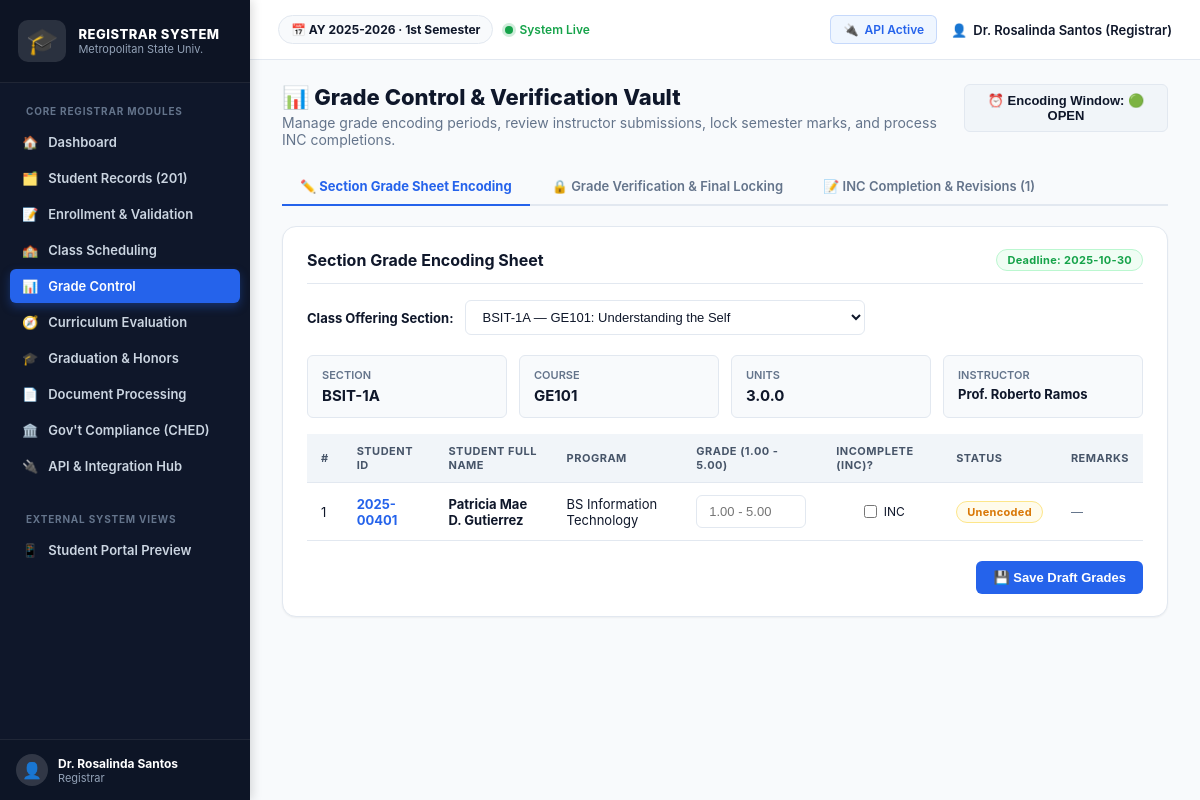
The app's page /grade_control.php with its own data.
### tables this page shows
CREATE TABLE `class_offerings` (
  `id` int(11) NOT NULL AUTO_INCREMENT,
  `subject_id` int(11) NOT NULL,
  `section_code` varchar(50) NOT NULL,
  `school_year` varchar(20) NOT NULL,
  `semester` varchar(20) NOT NULL,
  `room` varchar(50) NOT NULL,
  `days_of_week` varchar(50) NOT NULL,
  `start_time` time NOT NULL,
  `end_time` time NOT NULL,
  `instructor_name` varchar(100) NOT NULL DEFAULT 'Prof. TBD',
  `capacity` int(11) NOT NULL DEFAULT 40,
  `slots_taken` int(11) NOT NULL DEFAULT 0,
  `status` enum('open','closed','cancelled') NOT NULL DEFAULT 'open',
  PRIMARY KEY (`id`),
  KEY `subject_id` (`subject_id`),
  CONSTRAINT `class_offerings_ibfk_1` FOREIGN KEY (`subject_id`) REFERENCES `subjects` (`id`) ON DELETE CASCADE
);

CREATE TABLE `settings` (
  `key` varchar(50) NOT NULL,
  `value` text NOT NULL,
  `description` varchar(255) DEFAULT NULL,
  PRIMARY KEY (`key`)
);

CREATE TABLE `subjects` (
  `id` int(11) NOT NULL AUTO_INCREMENT,
  `subject_code` varchar(30) NOT NULL,
  `subject_name` varchar(150) NOT NULL,
  `units` decimal(3,1) NOT NULL DEFAULT 3.0,
  `lec_hours` int(11) NOT NULL DEFAULT 3,
  `lab_hours` int(11) NOT NULL DEFAULT 0,
  `prerequisite_subject_id` int(11) DEFAULT NULL,
  `curriculum_program` varchar(100) NOT NULL DEFAULT 'BSIT',
  `year_level` varchar(20) NOT NULL DEFAULT '1st Year',
  `semester` varchar(20) NOT NULL DEFAULT '1st Semester',
  PRIMARY KEY (`id`),
  UNIQUE KEY `subject_code` (`subject_code`),
  KEY `prerequisite_subject_id` (`prerequisite_subject_id`),
  CONSTRAINT `subjects_ibfk_1` FOREIGN KEY (`prerequisite_subject_id`) REFERENCES `subjects` (`id`) ON DELETE SET NULL
);

CREATE TABLE `enrolled_subjects` (
  `id` int(11) NOT NULL AUTO_INCREMENT,
  `enrollment_id` int(11) NOT NULL,
  `class_offering_id` int(11) NOT NULL,
  `status` enum('enrolled','dropped','passed','failed','inc') NOT NULL DEFAULT 'enrolled',
  PRIMARY KEY (`id`),
  KEY `enrollment_id` (`enrollment_id`),
  KEY `class_offering_id` (`class_offering_id`),
  CONSTRAINT `enrolled_subjects_ibfk_1` FOREIGN KEY (`enrollment_id`) REFERENCES `enrollments` (`id`) ON DELETE CASCADE,
  CONSTRAINT `enrolled_subjects_ibfk_2` FOREIGN KEY (`class_offering_id`) REFERENCES `class_offerings` (`id`) ON DELETE CASCADE
);

CREATE TABLE `user` (
  `id` int(11) NOT NULL AUTO_INCREMENT,
  `student_id_number` varchar(30) DEFAULT NULL,
  `name` varchar(150) NOT NULL,
  `email` varchar(150) NOT NULL,
  `password` varchar(255) NOT NULL,
  `role` enum('admin','registrar','student','faculty','guidance') NOT NULL DEFAULT 'student',
  `status` enum('active','inactive') NOT NULL DEFAULT 'active',
  `created_at` datetime NOT NULL DEFAULT current_timestamp(),
  PRIMARY KEY (`id`),
  UNIQUE KEY `email` (`email`),
  UNIQUE KEY `student_id_number` (`student_id_number`)
);

CREATE TABLE `student_profile` (
  `user_id` int(11) NOT NULL,
  `program` varchar(100) NOT NULL DEFAULT 'BS Information Technology',
  `year_level` varchar(50) NOT NULL DEFAULT '1st Year',
  `curriculum_year` varchar(20) NOT NULL DEFAULT '2023-2027',
  `average_grade` decimal(4,2) DEFAULT NULL,
  `academic_status` enum('Good Standing','Probation','Graduating','Graduated','Disqualified') NOT NULL DEFAULT 'Good Standing',
  `enrollment_status` enum('Active','On-Leave','Dropped','Dismissed','Graduated') NOT NULL DEFAULT 'Active',
  `completed_units` int(11) NOT NULL DEFAULT 0,
  `units_remaining` int(11) NOT NULL DEFAULT 144,
  `guidance_clearance_status` enum('Cleared','Pending','Flagged') NOT NULL DEFAULT 'Cleared',
  `guidance_notes` text DEFAULT NULL,
  `contact_number` varchar(30) DEFAULT NULL,
  `address` text DEFAULT NULL,
  `birth_date` date DEFAULT NULL,
  `gender` enum('Male','Female') NOT NULL DEFAULT 'Female',
  PRIMARY KEY (`user_id`),
  CONSTRAINT `student_profile_ibfk_1` FOREIGN KEY (`user_id`) REFERENCES `user` (`id`) ON DELETE CASCADE
);

### grade_control.php (the view, shortened to what the rows shown need)
<?php
require 'config.php';
$currentSchoolYear = get_setting($pdo, 'current_school_year', '2025-2026');
$currentSemester   = get_setting($pdo, 'current_semester', '1st Semester');
$encodingOpen      = get_setting($pdo, 'grade_encoding_open', '1');
$encodingDeadline  = get_setting($pdo, 'grade_encoding_deadline', '2025-10-30');
$tab = $_GET['tab'] ?? 'encoding';
$offeringsList = $pdo->query(
    "SELECT co.id, co.section_code, co.room, s.subject_code, s.subject_name, co.instructor_name
     FROM class_offerings co
     JOIN subjects s ON s.id = co.subject_id
     ORDER BY co.section_code ASC, s.subject_code ASC"
)->fetchAll();
$selectedOfferingId = isset($_GET['offering_id']) ? (int)$_GET['offering_id'] : ($offeringsList[0]['id'] ?? 0);
$gradeSheet = [];
$selectedOffering = null;
if ($selectedOfferingId > 0) {
    $stmt = $pdo->prepare("SELECT co.*, s.subject_code, s.subject_name, s.units FROM class_offerings co JOIN subjects s ON s.id = co.subject_id WHERE co.id = ?");
    $stmt->execute([$selectedOfferingId]);
    $selectedOffering = $stmt->fetch();
    $stmtRoster = $pdo->prepare(
        "SELECT es.id as enrolled_sub_id, u.id as student_id, u.name, u.student_id_number, sp.program, sp.year_level,
                g.id as grade_id, g.grade, g.is_inc, g.status as grade_status, g.remarks
         FROM enrolled_subjects es
         JOIN enrollments e ON e.id = es.enrollment_id
         JOIN `user` u ON u.id = e.student_id
         LEFT JOIN student_profile sp ON sp.user_id = u.id
         LEFT JOIN grades g ON g.enrolled_subject_id = es.id
         WHERE es.class_offering_id = ? AND es.status = 'enrolled'
         ORDER BY u.name ASC"
    );
    $stmtRoster->execute([$selectedOfferingId]);
    $gradeSheet = $stmtRoster->fetchAll();
}
?>
<!doctype html>
<html lang="en">
<head>
  <link rel="stylesheet" href="dashboard.css">
</head>
<body class="dashboard-body">
  <div class="dash-main">
    <?php render_topbar($pdo, 'Grade Control'); ?>
    <div class="dash-content">
      <div class="dash-heading-row">
        <div>
          <h1 class="dash-heading">📊 Grade Control &amp; Verification Vault</h1>
        </div>
      </div>
      <?php if ($tab === 'encoding'): ?>
        <div class="dash-panel">
          <div class="dash-panel-header">
            <h2>Section Grade Encoding Sheet</h2>
            <?php if ($encodingOpen !== '1'): ?>
              <span class="badge badge-missing">Encoding Window Closed</span>
            <?php else: ?>
              <span class="badge badge-active">Deadline: <?php echo htmlspecialchars($encodingDeadline); ?></span>
            <?php endif; ?>
          </div>
          <?php if ($selectedOffering): ?>
            <div class="stat-mini-row" style="margin-bottom:16px;">
              <div class="stat-mini"><div class="label">Section</div><div class="value"><?php echo htmlspecialchars($selectedOffering['section_code']); ?></div></div>
              <div class="stat-mini"><div class="label">Course</div><div class="value"><?php echo htmlspecialchars($selectedOffering['subject_code']); ?></div></div>
              <div class="stat-mini"><div class="label">Units</div><div class="value"><?php echo htmlspecialchars($selectedOffering['units']); ?>.0</div></div>
              <div class="stat-mini"><div class="label">Instructor</div><div class="value" style="font-size:13px;"><?php echo htmlspecialchars($selectedOffering['instructor_name']); ?></div></div>
            </div>
            <?php if (empty($gradeSheet)): ?>
              <p style="text-align:center;padding:30px;color:#64748b;">No students currently enrolled in this section.</p>
            <?php else: ?>
              <form method="post">
                <div class="table-responsive">
                  <table class="table-simple">
                    <thead>
                      <tr>
                        <th>#</th>
                        <th>Student ID</th>
                        <th>Student Full Name</th>
                        <th>Program</th>
                        <th>Grade (1.00 - 5.00)</th>
                        <th>Incomplete (INC)?</th>
                        <th>Status</th>
                        <th>Remarks</th>
                      </tr>
                    </thead>
                    <tbody>
                      <?php foreach ($gradeSheet as $idx => $row):
                        $isLocked = ($row['grade_status'] === 'locked');
                      ?>
                      <tr>
                        <td><?php echo $idx + 1; ?></td>
                        <td><strong style="color:var(--accent);"><?php echo htmlspecialchars($row['student_id_number']); ?></strong></td>
                        <td><strong><?php echo htmlspecialchars($row['name']); ?></strong></td>
                        <td><?php echo htmlspecialchars($row['program']); ?></td>
                        <td style="width:140px;">
                          <?php if ($isLocked): ?>
                            <strong><?php echo $row['is_inc'] ? 'INC' : number_format((float)$row['grade'], 2); ?></strong>
                          <?php else: ?>
                            <input type="number" step="0.25" min="1.00" max="5.00"
                                   name="grades[<?php echo $row['enrolled_sub_id']; ?>]"
                                   value="<?php echo $row['grade'] !== null ? number_format((float)$row['grade'], 2) : ''; ?>"
                                   placeholder="1.00 - 5.00"
                                   style="width:110px;"
                                   <?php echo ($encodingOpen !== '1') ? 'disabled' : ''; ?>>
                          <?php endif; ?>
                        </td>
                        <td style="width:120px;text-align:center;">
                          <?php if ($isLocked): ?>
                            <?php echo $row['is_inc'] ? '✔️ INC' : '—'; ?>
                          <?php else: ?>
                            <label style="font-weight:normal;font-size:12px;display:inline-flex;align-items:center;gap:4px;">
                              <input type="checkbox" name="is_inc[<?php echo $row['enrolled_sub_id']; ?>]" value="1" <?php echo $row['is_inc'] ? 'checked' : ''; ?> <?php echo ($encodingOpen !== '1') ? 'disabled' : ''; ?>> INC
                            </label>
                          <?php endif; ?>
                        </td>
                        <td>
                          <span class="badge badge-<?php echo strtolower($row['grade_status'] ?: 'draft'); ?>">
                            <?php echo htmlspecialchars(ucfirst($row['grade_status'] ?: 'Unencoded')); ?>
                          </span>
                        </td>
                        <td style="font-size:12px;color:#64748b;"><?php echo htmlspecialchars($row['remarks'] ?: '—'); ?></td>
                      </tr>
                      <?php endforeach; ?>
                    </tbody>
                  </table>
                </div>
                <?php if ($encodingOpen === '1'): ?>
                  <div style="margin-top:20px;display:flex;justify-content:flex-end;">
                    <button type="submit" class="btn btn-primary">💾 Save Draft Grades</button>
                  </div>
                <?php endif; ?>
              </form>
            <?php endif; ?>
          <?php endif; ?>
        </div>
      <?php endif; ?>
    </div>
  </div>
</body>
</html>

### config.php (shortened to what the rows shown need)
<?php
function get_setting(PDO $pdo, string $key, string $default = ''): string
{
    static $cache = [];
    if (isset($cache[$key])) {
        return $cache[$key];
    }
    $stmt = $pdo->prepare("SELECT `value` FROM `settings` WHERE `key` = ?");
    $stmt->execute([$key]);
    $val = $stmt->fetchColumn();
    $result = ($val !== false && $val !== null) ? (string)$val : $default;
    $cache[$key] = $result;
    return $result;
}
function render_topbar(PDO $pdo, string $title = 'Registrar Portal'): void
{
    $sy = get_setting($pdo, 'current_school_year', '2025-2026');
    $sem = get_setting($pdo, 'current_semester', '1st Semester');
    echo '<header class="dash-topbar">';
    echo '  <div class="topbar-left">';
    echo '    <span class="term-pill">📅 AY ' . htmlspecialchars($sy) . ' &middot; ' . htmlspecialchars($sem) . '</span>';
    echo '    <span class="system-status-indicator"><span class="pulse-dot"></span> System Live</span>';
    echo '  </div>';
    echo '</header>';
}

### records on screen
class_offerings: school_year "2025-2026", semester "1st Semester", section_code "BSIT-1A", subject.subject_code "GE101", subject.units "3.0", instructor_name "Prof. Roberto Ramos"
settings: value "2025-10-30"
enrolled_subjects: user.student_id_number "2025-00401", user.name "Patricia Mae D. Gutierrez", student_profile.program "BS Information Technology", grade_status "Unencoded", remarks "—"

### other values on screen
$item['icon'] "🏠"
$item['label'] "Dashboard"
$item['icon'] "🗂️"
$item['label'] "Student Records (201)"
$item['icon'] "📝"
$item['label'] "Enrollment & Validation"
$item['icon'] "🏫"
$item['label'] "Class Scheduling"
$item['icon'] "📊"
$item['label'] "Grade Control"
$item['icon'] "🧭"
$item['label'] "Curriculum Evaluation"
$item['icon'] "🎓"
$item['label'] "Graduation & Honors"
$item['icon'] "📄"
